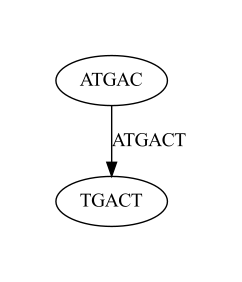

Here is the Python script that generated this plot:
import sys
import numpy as np
import graphviz
import networkx as nx
sys.setrecursionlimit(10000)

START_END = [] 

'''Obtains the inputs from command line'''
def obtain_inputs():
    try:
        # Checks for valid inputs 
        reads = sys.argv[1] 

        # obtain the sequences and scoring matrix from the files
        with open(reads) as file:
            lines = file.readlines()
            reads = [line.rstrip().upper() for line in lines]
            file.close()
        # return reads
        output = sorted(list(set(reads)))
        return output
    except:
        return None

'''Obtain the prefix and suffix of reads'''
def pre_suf(reads):
    read_dict = []
    for read in reads:
        pre = read[:-1]
        suf = read[1:]
        read_dict.append([pre, suf, read])
    return np.array(read_dict)

'''Function that helps conctat consecutive words'''
def help_fnc(i, j):
    for ele in range(len(j), -1, -1):
        if i.endswith(j[:ele]):
            return j[ele:]

'''Concat a list of words to obtian a string'''
def concat(test_list):
    return ''.join(help_fnc(i, j) for i, j in zip([''] + test_list, test_list))

'''Determine if the target seq is in a list of seq and find the location'''
def exist(target, seq):
    count = 0
    index = []
    for i in range(len(seq)):
        if seq[i].startswith(target):
            count += 1
            index.append(i)
    return count, index

'''Simplify the graph by looking at outgoing and incoming edges to nodes'''
def simplify(node_edge):
    reduced = list(node_edge)
    i = 0 
    while i < len(reduced):
        prefix = np.array(reduced)[:,0]
        suffix = np.array(reduced)[:,1]

        pre_in_suffix, pre_suf_loc = exist(reduced[i][0], suffix)
        pre_in_prefix, pre_pre_loc = exist(reduced[i][0], prefix)
        suf_in_suffix, suf_suf_loc = exist(reduced[i][1], suffix)
        suf_in_prefix, suf_pre_loc = exist(reduced[i][1], prefix)

        if (pre_in_prefix <= 1 and suf_in_suffix <= 1):
            # reduced[i] = [reduced[i][0], reduced[i][1], "*" + reduced[i][2]]
            for j in suf_pre_loc:
                reduced[j] = [reduced[i][2], reduced[j][1], concat([reduced[i][2], reduced[j][1]])]
            for j in pre_suf_loc:
                reduced[j] = [reduced[j][0], reduced[i][2], concat([reduced[j][0], reduced[i][2]])]
            
            if len(suf_pre_loc) == 0 and len(pre_suf_loc) == 0:
                reduced.append(["","",reduced[i][2]])
            reduced.pop(i)
            i = 0
        else:
            i += 1
    return reduced


'''Get the paths generated by the graph'''
def get_paths(node_edge):
    graph = {}
    ids = {}
    id = 0
    # create a dictory that represents the graph
    for i in node_edge:
        if i[0] not in graph:
            graph[i[0]] = [i[1]]
        else:
            graph[i[0]].append(i[1])

        if i[0] not in ids:
            ids[i[0]] = id
            id += 1

    prefix = np.array(node_edge)[:,0]
    suffix = np.array(node_edge)[:,1]
    
    start = [pre for pre in prefix if len(np.where(pre == suffix)[0]) == 0]
    end = [suf for suf in suffix if len(np.where(suf == prefix)[0]) == 0]
    
    # add nodes that are sinks to the graph
    for i in end:
        if i not in graph:
            graph[i] = [""]
        if i not in ids:
            ids[i] = id
            id += 1

    # find all paths from the start nodes to the end nodes
    count = 0
    for i in start:
        count += 1
        for j in end:
            visited =[False]*len(graph)
            paths(i, j, visited, [], graph, ids, node_edge)

    all_paths = []
    for i in START_END:
        all_paths.append(i.split(","))
    
    # Obtain the sequences of the paths
    optimal_paths = []
    if len(all_paths) != 0:
        best_path, length = [], []
        for i in all_paths:
            seq = get_seq(i)
            # seq = concat(i)
            if seq not in best_path:
                best_path.append(seq)
                length.append(len(seq))
        longest = max(length)
        # find the longest path
        for j in sorted(best_path):
            if len(j) == longest:
                print(j)
                optimal_paths.append(j)
        return optimal_paths
    else:
        print("ERROR: The graph you have created has no start/ending node")
        return None
        

'''Obtain the sequence from list'''
def get_seq(seq):
    output = seq[0]
    for i in range(1, len(seq)):
        output += seq[i][-1]
    return output

'''Recursive function that finds all the paths from point A to point B'''
def paths(u, d, visited, path, graph, ids, node_edge): 
    visited[ids[u]]= True
    path.append(str(u))

    if u == d: 
        START_END.append(",".join(path))
    else: 
        for i in graph[u]: 
            if i in ids and visited[ids[i]]==False: 
                paths(i, d, visited, path, graph, ids, node_edge) 
                    
    # remove current vertex and mark as unvisited
    path.pop() 
    visited[ids[u]]= False

'''Application method with modifications'''
def application(reads):
    reads = sorted(list(set(reads)))
    node_edge = pre_suf(reads)
    node_edge = simplify(node_edge)
    return get_paths(node_edge)

'''Main method'''
def main():
    dot = graphviz.Digraph()
    reads = obtain_inputs()
    node_edge = pre_suf(reads)
    optimal_paths = get_paths(node_edge)
    if len(reads) > 2:
        node_edge = simplify(node_edge)
        for elem in node_edge:
            if elem[0] == "":
                dot.node(elem[2])
            else:
                dot.edge(elem[0], elem[1], elem[2])
    else:
        dot.edge(reads[0], reads[1], optimal_paths[0])
    

    dot.render(filename="debruijn", view = True)

if __name__ == "__main__":
    try:
        main()
    except:
        print("Error: something went wrong in the program")
